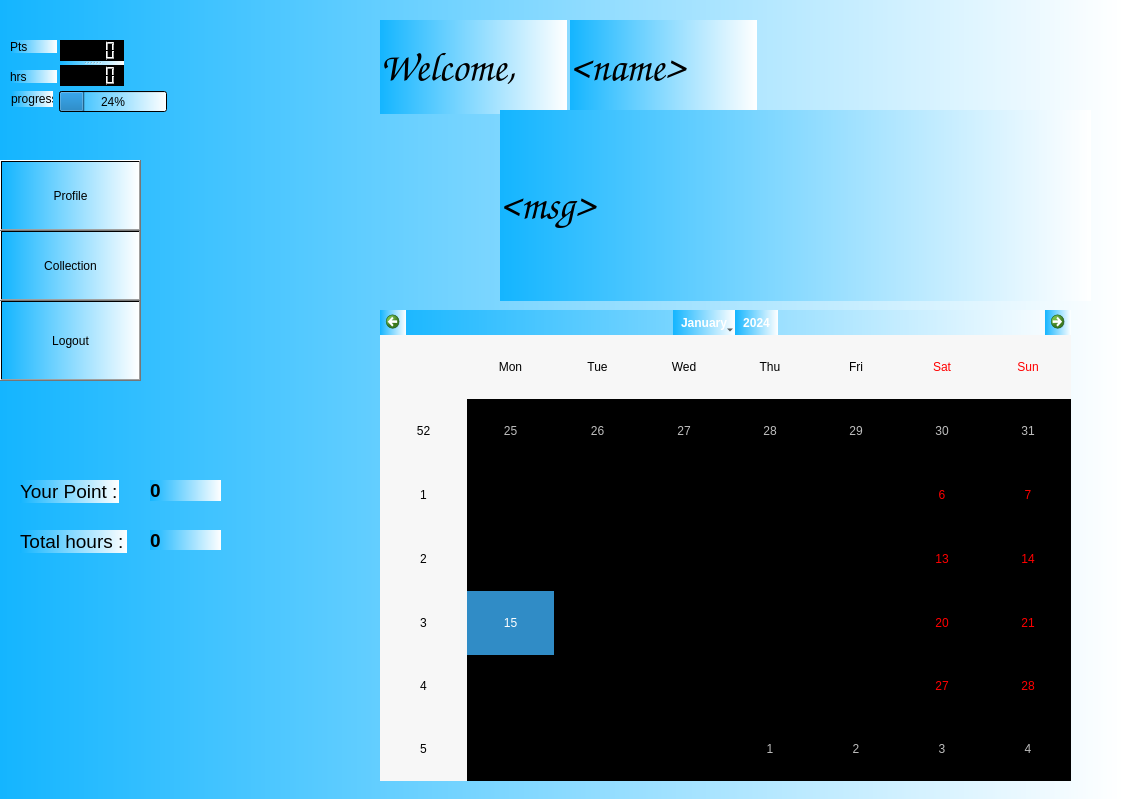
<?xml version="1.0" encoding="UTF-8"?>
<ui version="4.0">
 <class>volunteerprofile</class>
 <widget class="QWidget" name="volunteerprofile">
  <property name="geometry">
   <rect>
    <x>0</x>
    <y>0</y>
    <width>1121</width>
    <height>799</height>
   </rect>
  </property>
  <property name="windowTitle">
   <string>volunteerprofile</string>
  </property>
  <property name="styleSheet">
   <string notr="true">background:qlineargradient(spread:pad, x1:0, y1:0, x2:1, y2:0, stop:0 rgb(20, 181, 255), stop:1 rgb(255, 255, 255, 255))</string>
  </property>
  <widget class="QWidget" name="verticalLayoutWidget_2">
   <property name="geometry">
    <rect>
     <x>240</x>
     <y>-40</y>
     <width>2</width>
     <height>2</height>
    </rect>
   </property>
   <layout class="QVBoxLayout" name="verticalLayout_2"/>
  </widget>
  <widget class="QPushButton" name="pushlogout">
   <property name="geometry">
    <rect>
     <x>0</x>
     <y>300</y>
     <width>141</width>
     <height>81</height>
    </rect>
   </property>
   <property name="text">
    <string>Logout</string>
   </property>
  </widget>
  <widget class="QPushButton" name="collection">
   <property name="geometry">
    <rect>
     <x>0</x>
     <y>230</y>
     <width>141</width>
     <height>71</height>
    </rect>
   </property>
   <property name="text">
    <string>Collection</string>
   </property>
  </widget>
  <widget class="QLabel" name="sumtotal">
   <property name="geometry">
    <rect>
     <x>20</x>
     <y>530</y>
     <width>107</width>
     <height>23</height>
    </rect>
   </property>
   <property name="font">
    <font>
     <pointsize>14</pointsize>
    </font>
   </property>
   <property name="styleSheet">
    <string notr="true">background:setAttribute(Qt::WA_TranslucentBackground)</string>
   </property>
   <property name="text">
    <string>Total hours :</string>
   </property>
  </widget>
  <widget class="QLabel" name="filler1">
   <property name="geometry">
    <rect>
     <x>150</x>
     <y>480</y>
     <width>71</width>
     <height>21</height>
    </rect>
   </property>
   <property name="font">
    <font>
     <pointsize>14</pointsize>
     <weight>75</weight>
     <bold>true</bold>
    </font>
   </property>
   <property name="styleSheet">
    <string notr="true">background:setAttribute(Qt::WA_TranslucentBackground)</string>
   </property>
   <property name="text">
    <string>0</string>
   </property>
  </widget>
  <widget class="QLabel" name="sumpoint">
   <property name="geometry">
    <rect>
     <x>20</x>
     <y>480</y>
     <width>99</width>
     <height>23</height>
    </rect>
   </property>
   <property name="font">
    <font>
     <pointsize>14</pointsize>
    </font>
   </property>
   <property name="styleSheet">
    <string notr="true">background:setAttribute(Qt::WA_TranslucentBackground)</string>
   </property>
   <property name="text">
    <string>Your Point :</string>
   </property>
  </widget>
  <widget class="QLabel" name="filler2">
   <property name="geometry">
    <rect>
     <x>150</x>
     <y>530</y>
     <width>71</width>
     <height>20</height>
    </rect>
   </property>
   <property name="font">
    <font>
     <pointsize>14</pointsize>
     <weight>75</weight>
     <bold>true</bold>
    </font>
   </property>
   <property name="styleSheet">
    <string notr="true">background:setAttribute(Qt::WA_TranslucentBackground)</string>
   </property>
   <property name="text">
    <string>0</string>
   </property>
  </widget>
  <widget class="QCalendarWidget" name="calendarWidget">
   <property name="geometry">
    <rect>
     <x>380</x>
     <y>310</y>
     <width>691</width>
     <height>471</height>
    </rect>
   </property>
   <property name="styleSheet">
    <string notr="true">background:setAttribute(Qt::WA_TranslucentBackground)</string>
   </property>
  </widget>
  <widget class="QLabel" name="welcomemsg">
   <property name="geometry">
    <rect>
     <x>380</x>
     <y>20</y>
     <width>187</width>
     <height>94</height>
    </rect>
   </property>
   <property name="font">
    <font>
     <family>Comic Sans MS</family>
     <pointsize>30</pointsize>
     <weight>75</weight>
     <bold>true</bold>
    </font>
   </property>
   <property name="styleSheet">
    <string notr="true">background:setAttribute(Qt::WA_TranslucentBackground),
</string>
   </property>
   <property name="text">
    <string>&lt;html&gt;&lt;head/&gt;&lt;body&gt;&lt;p&gt;&lt;span style=&quot; font-style:italic;&quot;&gt;Welcome,&lt;/span&gt;&lt;/p&gt;&lt;/body&gt;&lt;/html&gt;</string>
   </property>
   <property name="textFormat">
    <enum>Qt::AutoText</enum>
   </property>
  </widget>
  <widget class="QLabel" name="label">
   <property name="geometry">
    <rect>
     <x>10</x>
     <y>40</y>
     <width>47</width>
     <height>13</height>
    </rect>
   </property>
   <property name="styleSheet">
    <string notr="true">background:setAttribute(Qt::WA_TranslucentBackground)</string>
   </property>
   <property name="text">
    <string>Pts</string>
   </property>
  </widget>
  <widget class="QLabel" name="label_2">
   <property name="geometry">
    <rect>
     <x>10</x>
     <y>70</y>
     <width>47</width>
     <height>13</height>
    </rect>
   </property>
   <property name="styleSheet">
    <string notr="true">background:setAttribute(Qt::WA_TranslucentBackground)</string>
   </property>
   <property name="text">
    <string>hrs</string>
   </property>
  </widget>
  <widget class="QProgressBar" name="progressBar">
   <property name="geometry">
    <rect>
     <x>59</x>
     <y>91</y>
     <width>108</width>
     <height>21</height>
    </rect>
   </property>
   <property name="styleSheet">
    <string notr="true">background:setAttribute(Qt::WA_TranslucentBackground)</string>
   </property>
   <property name="value">
    <number>24</number>
   </property>
  </widget>
  <widget class="QLabel" name="label_3">
   <property name="geometry">
    <rect>
     <x>11</x>
     <y>91</y>
     <width>42</width>
     <height>16</height>
    </rect>
   </property>
   <property name="styleSheet">
    <string notr="true">background:setAttribute(Qt::WA_TranslucentBackground)</string>
   </property>
   <property name="text">
    <string>progress</string>
   </property>
  </widget>
  <widget class="QLabel" name="welcomemsg_3">
   <property name="geometry">
    <rect>
     <x>570</x>
     <y>20</y>
     <width>187</width>
     <height>94</height>
    </rect>
   </property>
   <property name="font">
    <font>
     <family>Comic Sans MS</family>
     <pointsize>30</pointsize>
     <weight>75</weight>
     <bold>true</bold>
    </font>
   </property>
   <property name="styleSheet">
    <string notr="true">background:setAttribute(Qt::WA_TranslucentBackground),
</string>
   </property>
   <property name="text">
    <string>&lt;html&gt;&lt;head/&gt;&lt;body&gt;&lt;p&gt;&lt;span style=&quot; font-style:italic;&quot;&gt;&amp;lt;name&amp;gt;&lt;/span&gt;&lt;/p&gt;&lt;/body&gt;&lt;/html&gt;</string>
   </property>
   <property name="textFormat">
    <enum>Qt::AutoText</enum>
   </property>
  </widget>
  <widget class="QLabel" name="welcomemsg_2">
   <property name="geometry">
    <rect>
     <x>500</x>
     <y>110</y>
     <width>591</width>
     <height>191</height>
    </rect>
   </property>
   <property name="font">
    <font>
     <family>Comic Sans MS</family>
     <pointsize>30</pointsize>
     <weight>75</weight>
     <bold>true</bold>
    </font>
   </property>
   <property name="styleSheet">
    <string notr="true">background:setAttribute(Qt::WA_TranslucentBackground),
</string>
   </property>
   <property name="text">
    <string>&lt;html&gt;&lt;head/&gt;&lt;body&gt;&lt;p&gt;&amp;lt;msg&amp;gt;&lt;/p&gt;&lt;/body&gt;&lt;/html&gt;</string>
   </property>
   <property name="textFormat">
    <enum>Qt::AutoText</enum>
   </property>
  </widget>
  <widget class="QPushButton" name="pushprofile">
   <property name="geometry">
    <rect>
     <x>0</x>
     <y>160</y>
     <width>141</width>
     <height>71</height>
    </rect>
   </property>
   <property name="styleSheet">
    <string notr="true"/>
   </property>
   <property name="text">
    <string>Profile</string>
   </property>
  </widget>
  <widget class="QSplitter" name="splitter">
   <property name="geometry">
    <rect>
     <x>60</x>
     <y>40</y>
     <width>64</width>
     <height>46</height>
    </rect>
   </property>
   <property name="orientation">
    <enum>Qt::Vertical</enum>
   </property>
   <widget class="QLCDNumber" name="ptsIcd">
    <property name="styleSheet">
     <string notr="true">background: black</string>
    </property>
   </widget>
   <widget class="QLCDNumber" name="hrsIcd">
    <property name="styleSheet">
     <string notr="true">background: black</string>
    </property>
   </widget>
  </widget>
 </widget>
 <resources/>
 <connections/>
</ui>
